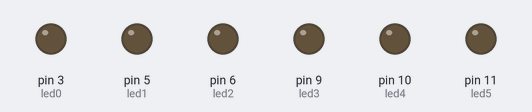
This sketch was run on a simulated Arduino Uno, built with avr-gcc and run on an emulated ATmega328P. On the bench: output pins drawn as LEDs (lit = HIGH).

Above: at 0.05 s.
At 0.75 s:
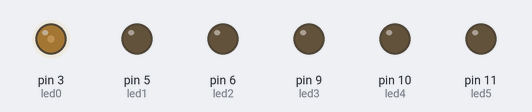
At 1.5 s:
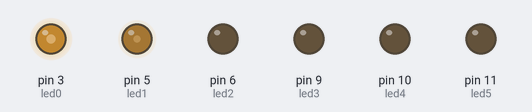
At 3.0 s:
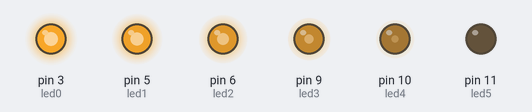
At 4.5 s:
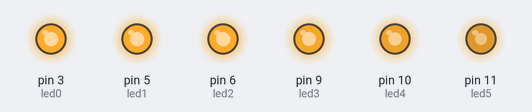
At 6.0 s:
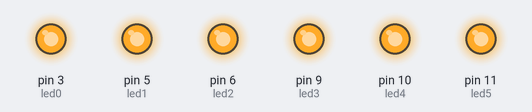
Timing chart, 0 to 7.8 s (numbered marks = the images above):
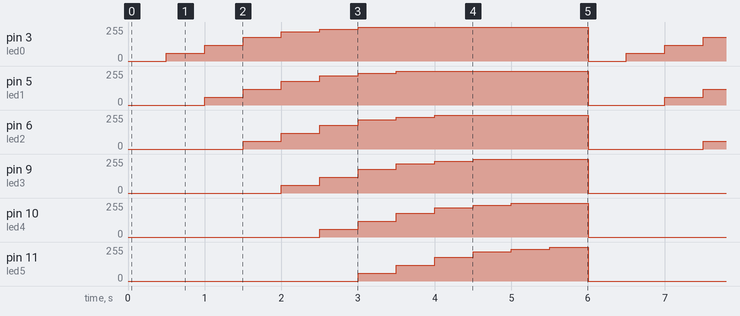

Measured:
- by itself, pin 5 (led1): repeats every 6.0 s: 120/255 0.50 s, 180/255 0.50 s, 220/255 0.50 s, 240/255 0.50 s, 255/255 2.5 s, 0/255 1.0 s, 60/255 0.50 s
- by itself, pin 6 (led2): repeats every 6.0 s: 120/255 0.50 s, 180/255 0.50 s, 220/255 0.50 s, 240/255 0.50 s, 255/255 2.0 s, 0/255 1.5 s, 60/255 0.50 s

The sketch:

Prog2.ino
```cpp
/**********************************************************************************
**                                                                               **
**                                 Fade LEDs                                     **
**                                                                               **
**                                                                               **
**********************************************************************************/

//********** Includes *************************************************************

//********** Variables ************************************************************
const int led0 = 3;          // donar nom al pin 3 de l’Arduino
const int led1 = 5;          // donar nom al pin 5 de l’Arduino
const int led2 = 6;          // donar nom al pin 6 de l’Arduino
const int led3 = 9;          // donar nom al pin 9 de l’Arduino
const int led4 = 10;         // donar nom al pin 10 de l’Arduino
const int led5 = 11;         // donar nom al pin 11 de l’Arduino
int velocitat = 500;         // velocitat de l'acció en ms

//********** Setup ****************************************************************
void setup()
{
  pinMode(led0, OUTPUT);     // definir el pin 3 com una sortida
  pinMode(led1, OUTPUT);     // definir el pin 5 com una sortida
  pinMode(led2, OUTPUT);     // definir el pin 6 com una sortida
  pinMode(led3, OUTPUT);     // definir el pin 9 com una sortida
  pinMode(led4, OUTPUT);     // definir el pin 10 com una sortida
  pinMode(led5, OUTPUT);     // definir el pin 11 com una sortida
}

//********** Loop *****************************************************************
void loop()
{
  analogWrite(led0, 0);     // posar PWM del pin 3 a 60
  analogWrite(led1, 0);     // posar PWM del pin 5 a 60
  analogWrite(led2, 0);     // posar PWM del pin 6 a 60
  analogWrite(led3, 0);     // posar PWM del pin 9 a 60
  analogWrite(led4, 0);     // posar PWM del pin 10 a 60
  analogWrite(led5, 0);     // posar PWM del pin 11 a 60

  delay(velocitat);          // es queden leds velocitat ms en aquest estat

  analogWrite(led0, 60);     // posar PWM del pin 3 a 60
  analogWrite(led1, 0);     // posar PWM del pin 5 a 60
  analogWrite(led2, 0);     // posar PWM del pin 6 a 60
  analogWrite(led3, 0);     // posar PWM del pin 9 a 60
  analogWrite(led4, 0);     // posar PWM del pin 10 a 60
  analogWrite(led5, 0);     // posar PWM del pin 11 a 60

  delay(velocitat);           // es queden leds velocitat ms en aquest estat

  analogWrite(led0, 120);     // posar PWM del pin 3 a 60
  analogWrite(led1, 60);     // posar PWM del pin 5 a 60
  analogWrite(led2, 0);     // posar PWM del pin 6 a 60
  analogWrite(led3, 0);     // posar PWM del pin 9 a 60
  analogWrite(led4, 0);     // posar PWM del pin 10 a 60
  analogWrite(led5, 0);     // posar PWM del pin 11 a 60

  delay(velocitat);           // es queden leds velocitat ms en aquest estat

  analogWrite(led0, 180);     // posar PWM del pin 3 a 60
  analogWrite(led1, 120);     // posar PWM del pin 5 a 60
  analogWrite(led2, 60);     // posar PWM del pin 6 a 60
  analogWrite(led3, 0);     // posar PWM del pin 9 a 60
  analogWrite(led4, 0);     // posar PWM del pin 10 a 60
  analogWrite(led5, 0);     // posar PWM del pin 11 a 60

  delay(velocitat);           // es queden leds velocitat ms en aquest estat

  analogWrite(led0, 220);     // posar PWM del pin 3 a 60
  analogWrite(led1, 180);     // posar PWM del pin 5 a 60
  analogWrite(led2, 120);     // posar PWM del pin 6 a 60
  analogWrite(led3, 60);     // posar PWM del pin 9 a 60
  analogWrite(led4, 0);     // posar PWM del pin 10 a 60
  analogWrite(led5, 0);     // posar PWM del pin 11 a 60

  delay(velocitat);           // es queden leds velocitat ms en aquest estat

  analogWrite(led0, 240);     // posar PWM del pin 3 a 60
  analogWrite(led1, 220);     // posar PWM del pin 5 a 60
  analogWrite(led2, 180);     // posar PWM del pin 6 a 60
  analogWrite(led3, 120);     // posar PWM del pin 9 a 60
  analogWrite(led4, 60);     // posar PWM del pin 10 a 60
  analogWrite(led5, 0);     // posar PWM del pin 11 a 60

  delay(velocitat);           // es queden leds velocitat ms en aquest estat

  analogWrite(led0, 255);     // posar PWM del pin 3 a 60
  analogWrite(led1, 240);     // posar PWM del pin 5 a 60
  analogWrite(led2, 220);     // posar PWM del pin 6 a 60
  analogWrite(led3, 180);     // posar PWM del pin 9 a 60
  analogWrite(led4, 120);     // posar PWM del pin 10 a 60
  analogWrite(led5, 60);     // posar PWM del pin 11 a 60

  delay(velocitat);           // es queden leds velocitat ms en aquest estat

  analogWrite(led0, 255);     // posar PWM del pin 3 a 60
  analogWrite(led1, 255);     // posar PWM del pin 5 a 60
  analogWrite(led2, 240);     // posar PWM del pin 6 a 60
  analogWrite(led3, 220);     // posar PWM del pin 9 a 60
  analogWrite(led4, 180);     // posar PWM del pin 10 a 60
  analogWrite(led5, 120);     // posar PWM del pin 11 a 60

  delay(velocitat);           // es queden leds velocitat ms en aquest estat

  analogWrite(led0, 255);     // posar PWM del pin 3 a 60
  analogWrite(led1, 255);     // posar PWM del pin 5 a 60
  analogWrite(led2, 255);     // posar PWM del pin 6 a 60
  analogWrite(led3, 240);     // posar PWM del pin 9 a 60
  analogWrite(led4, 220);     // posar PWM del pin 10 a 60
  analogWrite(led5, 180);     // posar PWM del pin 11 a 60

  delay(velocitat);           // es queden leds velocitat ms en aquest estat

  analogWrite(led0, 255);     // posar PWM del pin 3 a 60
  analogWrite(led1, 255);     // posar PWM del pin 5 a 60
  analogWrite(led2, 255);     // posar PWM del pin 6 a 60
  analogWrite(led3, 255);     // posar PWM del pin 9 a 60
  analogWrite(led4, 240);     // posar PWM del pin 10 a 60
  analogWrite(led5, 220);     // posar PWM del pin 11 a 60

  delay(velocitat);           // es queden leds velocitat ms en aquest estat

  analogWrite(led0, 255);     // posar PWM del pin 3 a 60
  analogWrite(led1, 255);     // posar PWM del pin 5 a 60
  analogWrite(led2, 255);     // posar PWM del pin 6 a 60
  analogWrite(led3, 255);     // posar PWM del pin 9 a 60
  analogWrite(led4, 255);     // posar PWM del pin 10 a 60
  analogWrite(led5, 240);     // posar PWM del pin 11 a 60

  delay(velocitat);           // es queden leds velocitat ms en aquest estat

  analogWrite(led0, 255);     // posar PWM del pin 3 a 60
  analogWrite(led1, 255);     // posar PWM del pin 5 a 60
  analogWrite(led2, 255);     // posar PWM del pin 6 a 60
  analogWrite(led3, 255);     // posar PWM del pin 9 a 60
  analogWrite(led4, 255);     // posar PWM del pin 10 a 60
  analogWrite(led5, 255);     // posar PWM del pin 11 a 60

  delay(velocitat);           // es queden leds velocitat ms en aquest estat
}
```
